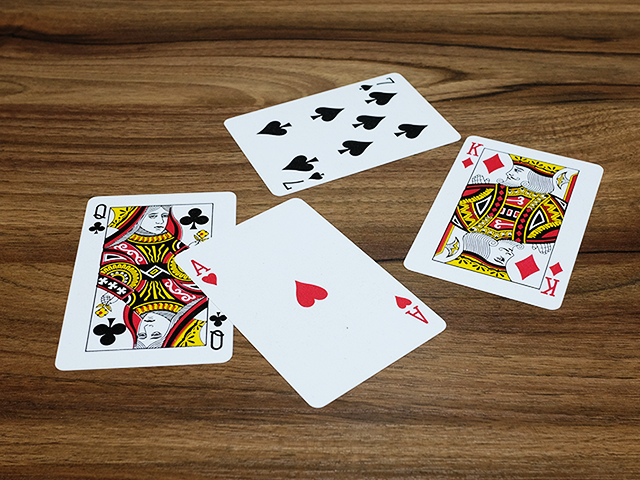
//> input picture projects/start/files/card.bmp, 640 x 480 px
$ ./main   (built with g++ and OpenCV 4)
//> lines starting //> are read from the running program, lines starting //| are printed output that depends on the picture; after the words box and inside, x2 and y2 are one past the last pixel; in counts of white or black regions, pixels touching at a corner belong together
//
//  main.cpp
//  contour
//
//  Created by Dohyun Kim on 19/07/2020.
//  Copyright © 2020 rurumimic. All rights reserved.
//

#include <iostream>
#include <opencv2/opencv.hpp>

using namespace std;
using namespace cv;

// [44 lines left out: functions contours_basic, contours_hier, not called in this run]

// img 영상에서 pts 외곽선 주변에 바운딩 박스를 그리고 label 문자열 출력
void setLabel(Mat& img, const vector<Point>& pts, const String& label) {
    Rect rc = boundingRect(pts); // 외곽선을 감싸는 바운딩 박스
    rectangle(img, rc, Scalar(0, 0, 255), 1); // 주황색 표시
    putText(img, label, rc.tl(), FONT_HERSHEY_PLAIN, 1, Scalar(0, 0, 255)); // label 문자열 출력
}

void labeling(Mat src) {
    Mat gray;
    cvtColor(src, gray, COLOR_BGR2GRAY);

    Mat bin;
    threshold(gray, bin, 200, 255, THRESH_BINARY_INV | THRESH_OTSU);

    vector<vector<Point>> contours; // 외곽선 검출
    findContours(bin, contours, RETR_EXTERNAL, CHAIN_APPROX_NONE);

    for (vector<Point>& pts: contours) {
//        if (contourArea(pts) < 100) continue; // 면적이 400보다 작으면 잡음으로 무시한다

        vector<Point> approx; // 외곽선 근사화
        approxPolyDP(pts, approx, arcLength(pts, true) * 0.02, true);

        int vtc = (int) approx.size(); // 외곽선 점 개수 저장

        if (vtc == 3) {
            setLabel(src, pts, "TRI");
        } else if (vtc == 4) {
            setLabel(src, pts, "RECT");
        } else if (vtc > 4) {
            // 면적 대 길이 비율 조사하여 원에 가까운지 검사
            double len = arcLength(pts, true);
            double area = contourArea(pts);
            double ratio = 4. * CV_PI * area / (len * len);

            if (ratio > 0.8) {
                setLabel(src, pts, "CIR");
            }
        }
    }

    imshow("src", src);
    waitKey();
    destroyAllWindows();
}

int main(int argc, const char * argv[]) {
    Mat src = imread("card.bmp", IMREAD_GRAYSCALE);
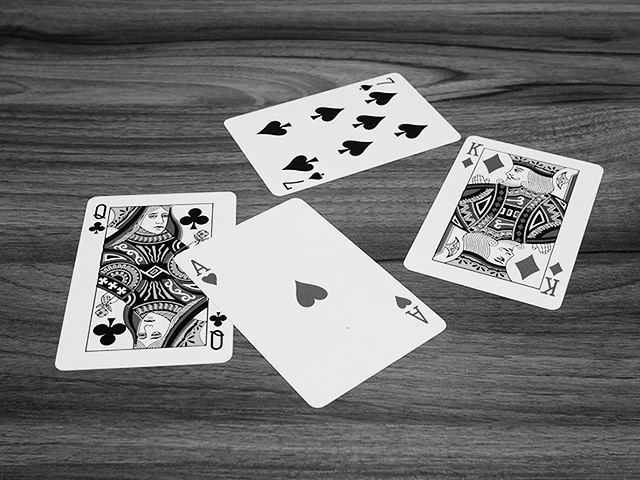
//> src: 480 rows x 640 cols, CV_8UC1; min 0, max 255, mean 116.2

    if (src.empty()) {
        cerr << "Image load failed!" << endl;
        return -1;
    }

//    contours_basic(src);
//    contours_hier(src);

    Mat img = imread("polygon.bmp", IMREAD_COLOR);
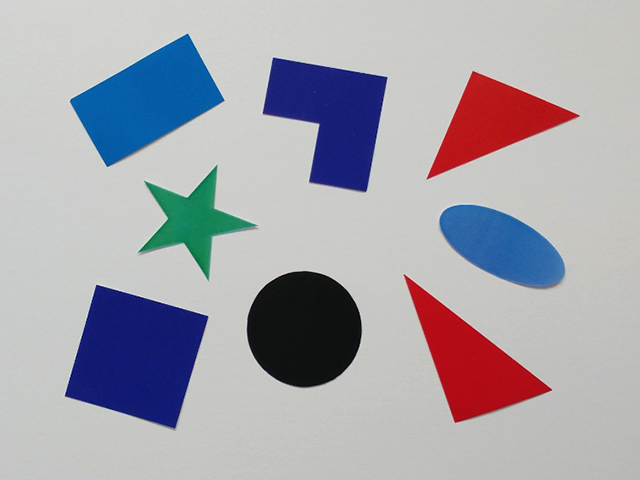
//> input picture projects/start/files/polygon.bmp, 640 x 480 px
//> img is the input picture: 480 rows x 640 cols, CV_8UC3; mean B, G, R 173.4, 165, 166.3
    if (img.empty()) {
        cerr << "Image load failed!" << endl;
        return -1;
    }

    labeling(img);
//> in labeling, `threshold(gray, bin, 200, 255, THRESH_BINARY_INV | THRESH_OTSU);`:
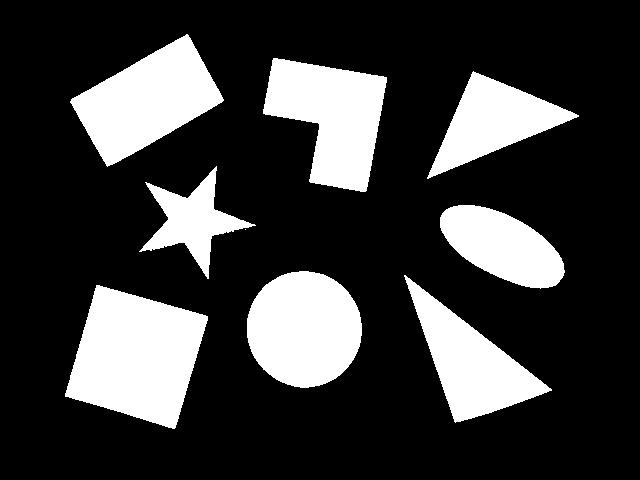
//> bin: 480 rows x 640 cols, CV_8UC1; 23.1% white; 9 white regions (1 under 20 px)
//> in labeling, `findContours(bin, contours, RETR_EXTERNAL, CHAIN_APPROX_NONE);`: contours = 9 contours, 1 with area under 20; largest, box (x1, y1, x2, y2) and area: (65, 285, 208, 429) 13340, (247, 271, 362, 388) 10359, (70, 34, 224, 167) 10316, (263, 58, 387, 192) 9930, (404, 275, 552, 423) 8086, (427, 71, 579, 179) 6723, (440, 205, 565, 289) 6406, (139, 166, 256, 279) 4181
//> the loop in labeling, `for (vector<Point>& pts: contours)` made 9 passes
//> (vtc, len, area, ratio, rc in setLabel) on pass 3: (8, 381.5, 10359, 0.894, Rect(247, 271, 115, 117))
//> (vtc, len, area, ratio) on passes 5, 6, 8: (8, 338.4, 6406.5, 0.703), (10, 468.4, 4181, 0.239), (6, 484.6, 9930.5, 0.531)
//> pass 1, in setLabel, `putText(img, label, rc.tl(), FONT_HERSHEY_PLAIN, 1, Scalar(0, 0, 255));`:
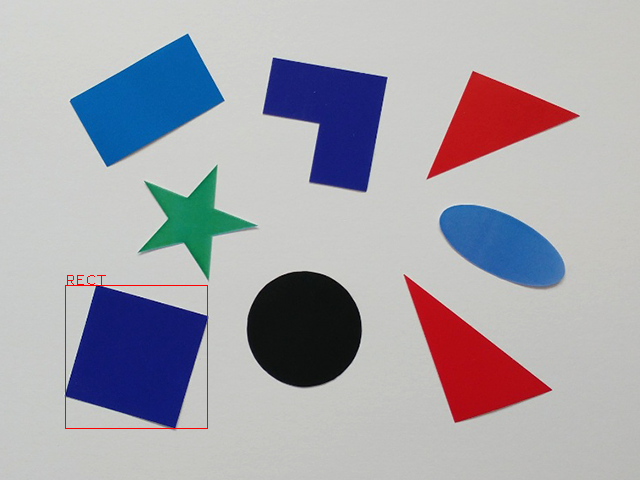
//> img: 480 rows x 640 cols, CV_8UC3; 0.22% of pixels changed, all inside (x1, y1, x2, y2) = (65, 275, 208, 429)
//> pass 2, in setLabel (call 2), `putText(img, label, rc.tl(), FONT_HERSHEY_PLAIN, 1, Scalar(0, 0, 255));`:
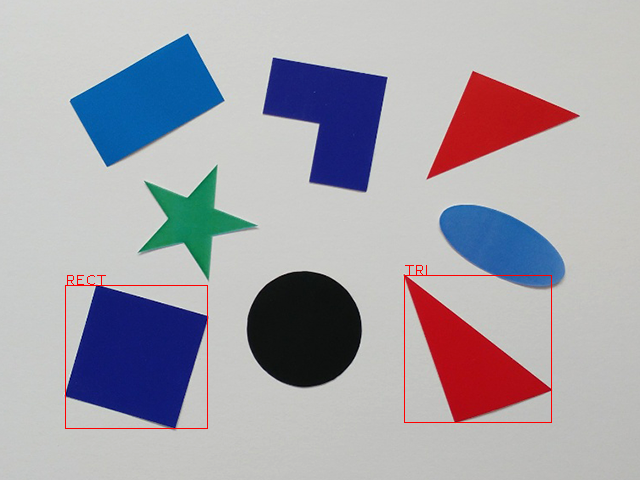
//> img: 480 rows x 640 cols, CV_8UC3; 0.21% of pixels changed, all inside (x1, y1, x2, y2) = (404, 265, 552, 423)
//> pass 3, in setLabel (call 3), `putText(img, label, rc.tl(), FONT_HERSHEY_PLAIN, 1, Scalar(0, 0, 255));`:
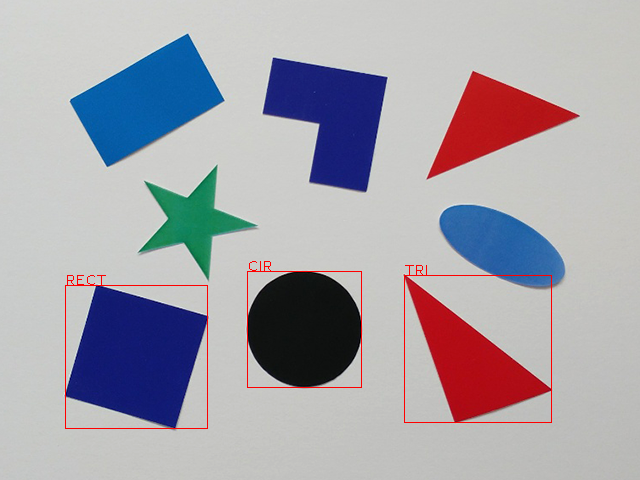
//> img: 480 rows x 640 cols, CV_8UC3; 0.17% of pixels changed, all inside (x1, y1, x2, y2) = (247, 261, 362, 388)
//> after the loop in labeling, `for (vector<Point>& pts: contours)`:
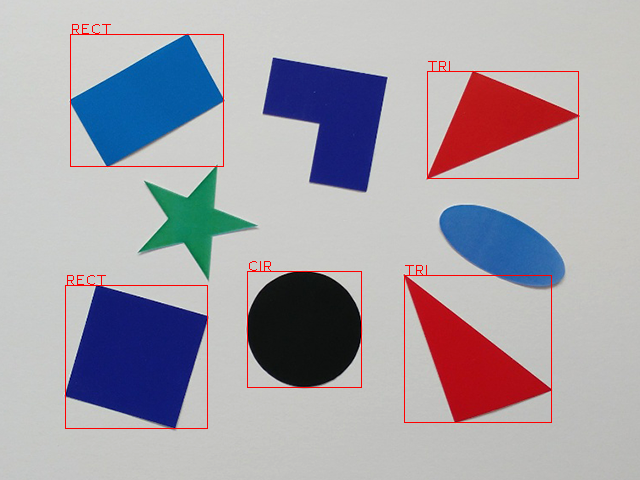
//> src: 480 rows x 640 cols, CV_8UC3; 1% of pixels changed, all inside (x1, y1, x2, y2) = (65, 24, 579, 429)

    return 0;
}
